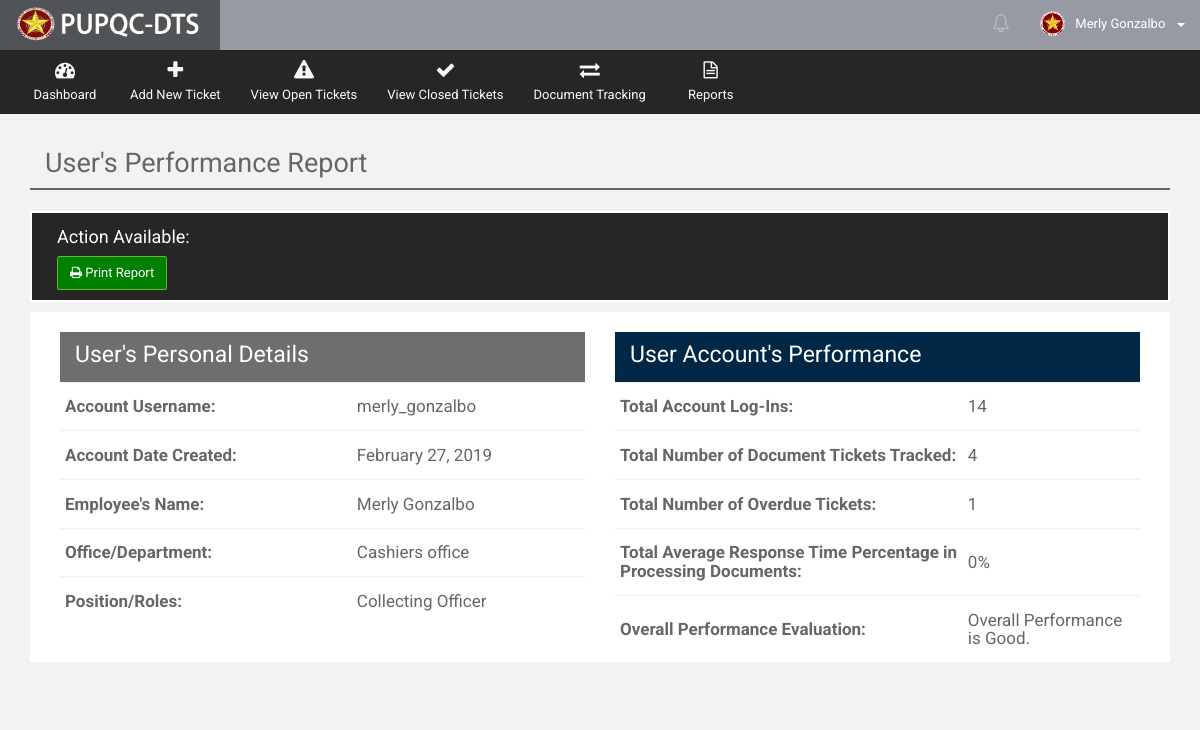
Before: /Web/Department/views/rep_user_perf.php (signed in) with the older database file.
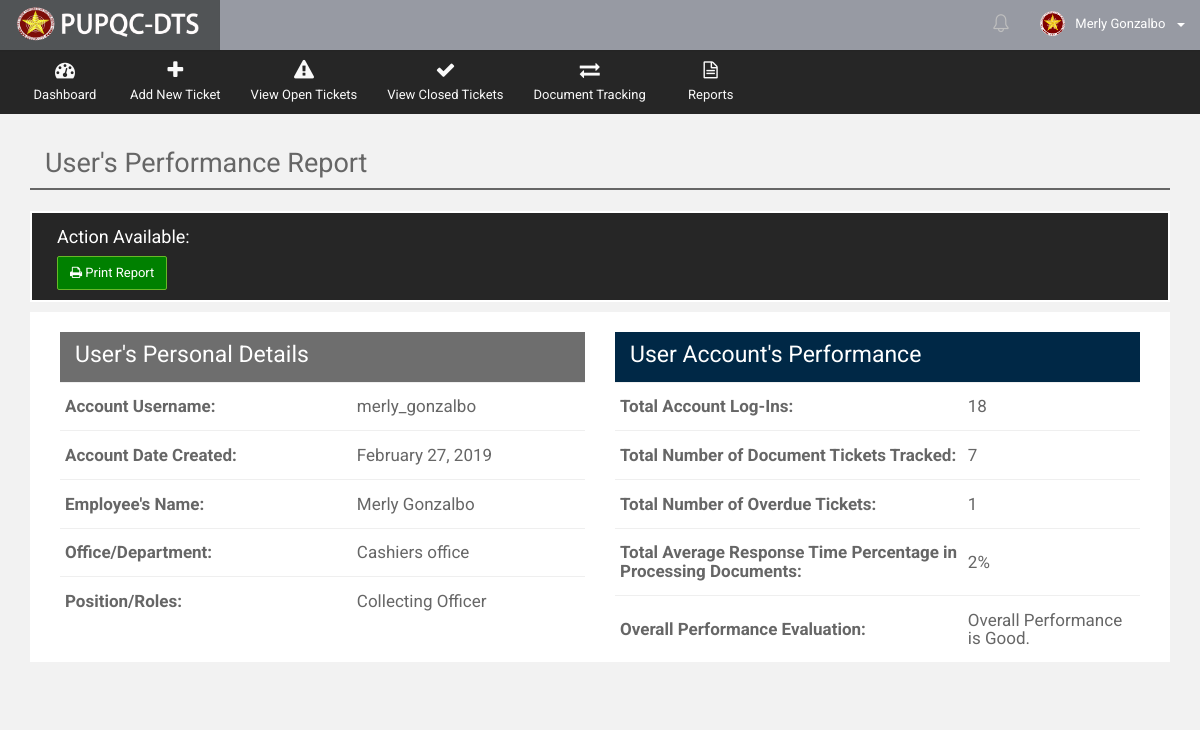
After: the same page with the newer database file.
### tables this page shows
CREATE TABLE `t_document_track_history` (
  `docu_tr_his_ID` int(10) NOT NULL,
  `docu_tr_his_ticket_no` varchar(255) NOT NULL,
  `docu_tr_his_doctype` int(10) NOT NULL,
  `docu_tr_his_sourcetype` int(10) NOT NULL,
  `docu_tr_his_ext_source_desc` varchar(255) DEFAULT NULL,
  `docu_tr_his_prioritytype` int(10) NOT NULL,
  `docu_tr_his_count_date_process` varchar(10) NOT NULL,
  `docu_tr_his_from_office` int(10) NOT NULL,
  `docu_tr_his_to_office` int(10) DEFAULT NULL,
  `docu_tr_his_subject` varchar(255) NOT NULL,
  `docu_tr_his_desc` varchar(255) NOT NULL,
  `docu_tr_his_closing_remarks` varchar(255) DEFAULT NULL,
  `docu_tr_his_remarks` varchar(255) DEFAULT NULL,
  `docu_tr_his_asignatory` varchar(255) NOT NULL,
  `docu_tr_his_createdby` int(10) NOT NULL,
  `docu_tr_his_receiver` int(10) DEFAULT NULL,
  `docu_tr_his_sender` int(10) DEFAULT NULL,
  `docu_tr_his_closedby` int(10) DEFAULT NULL,
  `docu_tr_his_reopenedby` int(10) DEFAULT NULL,
  `docu_tr_his_receiving_stat` varchar(30) DEFAULT NULL,
  `docu_tr_his_date_create` date NOT NULL,
  `docu_tr_his_time_create` time NOT NULL,
  `docu_tr_his_date_sent` date DEFAULT NULL,
  `docu_tr_his_time_sent` time DEFAULT NULL,
  `docu_tr_his_date_received` date DEFAULT NULL,
  `docu_tr_his_time_received` time DEFAULT NULL,
  `docu_tr_his_date_done` date DEFAULT NULL,
  `docu_tr_his_time_done` time DEFAULT NULL,
  `docu_tr_his_date_reopened` date DEFAULT NULL,
  `docu_tr_his_time_reopened` time DEFAULT NULL,
  `docu_tr_his_status` varchar(20) NOT NULL DEFAULT 'OPEN',
  `docu_tr_his_overdue_stat` varchar(10) NOT NULL DEFAULT 'NO',
  `docu_tr_his_action` varchar(30) NOT NULL,
  `docu_tr_his_notif_stat` bit(1) NOT NULL DEFAULT b'1',
  `docu_tr_his_disp_stat` bit(1) NOT NULL DEFAULT b'1',
  `docu_tr_his_timestamp` datetime NOT NULL DEFAULT CURRENT_TIMESTAMP
);

CREATE TABLE `r_priority_type` (
  `priority_ID` int(10) NOT NULL,
  `priority_desc` varchar(50) NOT NULL,
  `priority_date_count` int(10) NOT NULL,
  `priority_stat` bit(1) NOT NULL DEFAULT b'1',
  `priority_timestamp` datetime NOT NULL DEFAULT CURRENT_TIMESTAMP
);

### Web/Department/views/get_user_performance.php (called while the page is built, shortened)
<?php
	include("../../../db_con.php");
	$userID = $_SESSION['UserID'];
	$view_logs = "SELECT * FROM `t_users_log` WHERE log_userID = '$userID'";
	if ($result_logs = mysqli_query($connection,$view_logs))
	    {
	    $user_result = mysqli_num_rows($result_logs);
	    }
	else
	    echo 0;
		$get_total_ave = mysqli_query($connection, "SELECT * FROM `t_document_track_history` AS DOCUHIS
														LEFT JOIN r_priority_type AS PRIO
														ON DOCUHIS.docu_tr_his_prioritytype = PRIO.priority_ID
		                              				WHERE docu_tr_his_sender = '$userID'");
		if(mysqli_num_rows($get_total_ave) > 0)
		{
		   while($row_ave = mysqli_fetch_assoc($get_total_ave))
		   {
		   	$priority_date_count = $row_ave["priority_date_count"];
		   	$docu_tr_his_count_date_process = $row_ave["docu_tr_his_count_date_process"];
		   	$res_count=mysqli_num_rows($get_total_ave);
		   	$res_cdp = ($docu_tr_his_count_date_process + $docu_tr_his_count_date_process)/2;
		   	$res_ave = ($res_cdp/$res_count)*10;
		   }
		   if($res_ave > $priority_date_count)
		   {
		   	$eval_stmnt =  'Overall Performance is Not Good.';
		   }
		   else if($res_ave <= $priority_date_count)
		   {
		   	$eval_stmnt =  'Overall Performance is Good.';
		   }
		}
?>

### Web/Department/views/get_docuticket_count.php (called while the page is built, shortened)
<?php
	include("../../../db_con.php");
	$userID = $_SESSION['UserID'];
	$gettotal =  "SELECT DISTINCT docu_tr_his_ticket_no FROM `t_document_track_history`
	                                        WHERE docu_tr_his_createdby = '$userID'
	                                        or docu_tr_his_sender = '$userID'
	                                        or docu_tr_his_receiver = '$userID'
	                                        or docu_tr_his_closedby = '$userID'
	                                        or docu_tr_his_reopenedby = '$userID'";
	  if ($result=mysqli_query($connection,$gettotal))
	      {
	      $total_count=mysqli_num_rows($result);
	      }
	  else
	      $total_count = 0;
?>

### Web/Department/views/rep_user_perf.php (the view, shortened to what the changed rows need)
<?php
    include("../utilities/Header.php");
    include("../utilities/Notification.php");
    include("../utilities/Charts.php");
?>
      <div class="wrapper row-offcanvas row-offcanvas-left">
       <div class="content">
          <section class="main-content">
             <div class="col-md-12">
                <div class="col-md-12">
                  <h2 style="margin-top: 15px">User's Performance Report</h2>
                </div>
             </div>
            <section class="main-content">
                <div class="col-md-12" style="background-color: white">
                    <div class="col-md-6">
                        <?php include("get_view_table_user_performance.php"); ?>
                    </div>
                            <?php
                                include("get_docuticket_count.php");
                                include("get_user_performance.php");
                            ?>
                </div>
            </section>
          </section>
       </div>
      </div>
   </body>
</html>

### Web/Department/views/get_view_table_user_performance.php (shortened to what the changed rows need)
<?php
    include("get_docuticket_count.php");
    include("get_user_performance.php");
?>
<table class="table table-condensed mbn">
    <tbody>
        <tr>
            <td>
                <h4><?php echo  $user_result; ?></h4>
            </td>
        </tr>
        <tr>
            <td>
                <h4><?php echo $total_count; ?></h4>
            </td>
        </tr>
        <tr>
            <td>
                <h4><?php echo $res_ave.'%'; ?></h4>
            </td>
        </tr>
        <tr>
            <td>
                <h4><?php echo $eval_stmnt; ?></h4>
            </td>
        </tr>
    </tbody>
</table>

Changed rows visible on the page:
no longer on this page (row unchanged): t_document_track_history: docu_tr_his_count_date_process "0", docu_tr_his_count_date_process.priority_date_count "Overall Performance is Good."
added t_document_track_history: docu_tr_his_count_date_process "2", docu_tr_his_count_date_process.priority_date_count "Overall Performance is Good."
Other visible differences:
$user_result: "14" → "18"
$total_count: "4" → "7"
